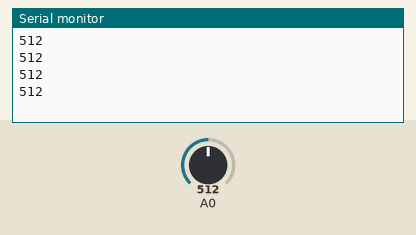
The sketch below on a simulated Arduino Uno, built with avr-gcc and run on an emulated ATmega328P. On the bench: the last lines printed to the serial monitor. Inputs (shaded band) come from the test bench; at power-on: A0 = 512.

Above: at 1.2 s.
1.3 s: A0 set to 716
At 1.71 s:
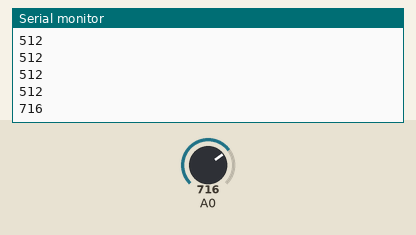
2.8 s: A0 set to 900
At 2.91 s:
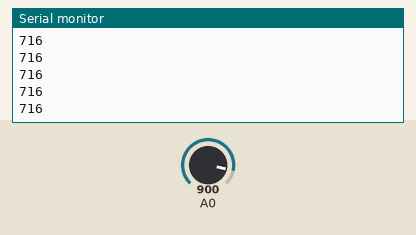
Timing chart, 0 to 5.8 s (numbered marks = the images above; inputs shaded):
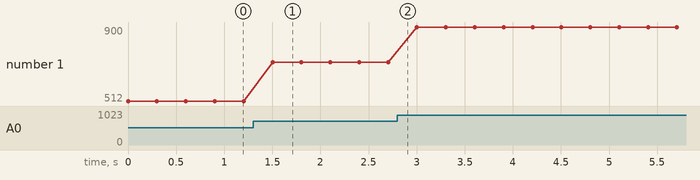

The sketch:

sketch_5.4.LightSensor.ino
```cpp
int LED_OUT = 10;

void setup() {
  Serial.begin(9600);
}

void loop() {
  int value;

  value = analogRead(A0);

  Serial.println(value);

  if (value > 512) {
    digitalWrite(LED_OUT, HIGH);
  } else {
    digitalWrite(LED_OUT, LOW);
  }

  delay(300);
}
```

Measured:
- after the input at 1.3 s, the serial monitor: prints a new line after 0.20 s (image 1)
- plotted number 1: 512 → 716 after the input at 1.3 s, 716 → 900 after the input at 2.8 s
